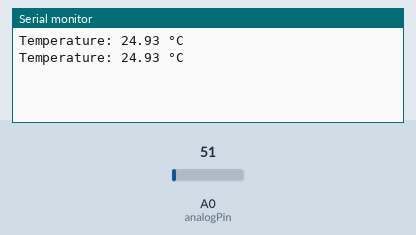
Simulated run of this sketch. Board: Arduino Uno, built with avr-gcc and run on an emulated ATmega328P. Parts: the last lines printed to the serial monitor. Inputs (shaded band) come from the test bench; at power-on: A0 (analogPin) = 51.

Above: at 1.8 s.
1.9 s: A0 (analogPin) set to 61
At 2.6 s:
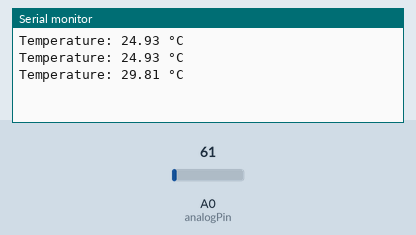
3.4 s: A0 (analogPin) set to 71
At 4.8 s:
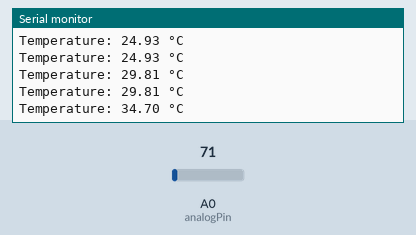
Timing chart, 0 to 6.4 s (numbered marks = the images above; inputs shaded):
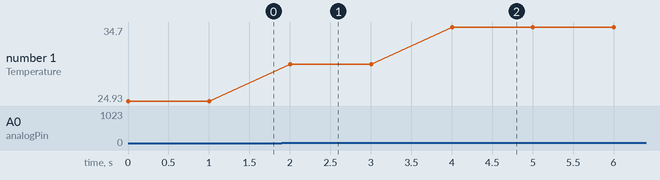

Measured:
- after the input at 1.9 s, the serial monitor: prints a new line after 0.10 s (image 1)
- after the input at 3.4 s, the serial monitor: prints a new line after 0.60 s (image 2)
- plotted number 1: 24.93 → 29.81 after the input at 1.9 s, 29.81 → 34.7 after the input at 3.4 s

The sketch:

TempSensorW8.ino
```cpp
const int analogPin = A0;  // Analog pin for LM35
const float voltageRef = 5.0;  // Voltage reference (5V from Arduino)
const int sensorMax = 1023;  // Max value for analogRead()

void setup() {
  Serial.begin(9600);
}

void loop() {
  int sensorValue = analogRead(analogPin);
  float voltage = sensorValue * (voltageRef / sensorMax); // Convert to voltage
  float temperature = voltage * 100.0; // LM35 gives 10mV per °C (adjust this if using different LM35)

  Serial.print("Temperature: ");
  Serial.print(temperature);
  Serial.println(" °C");

  delay(1000); // Delay for 1 second
}
```
